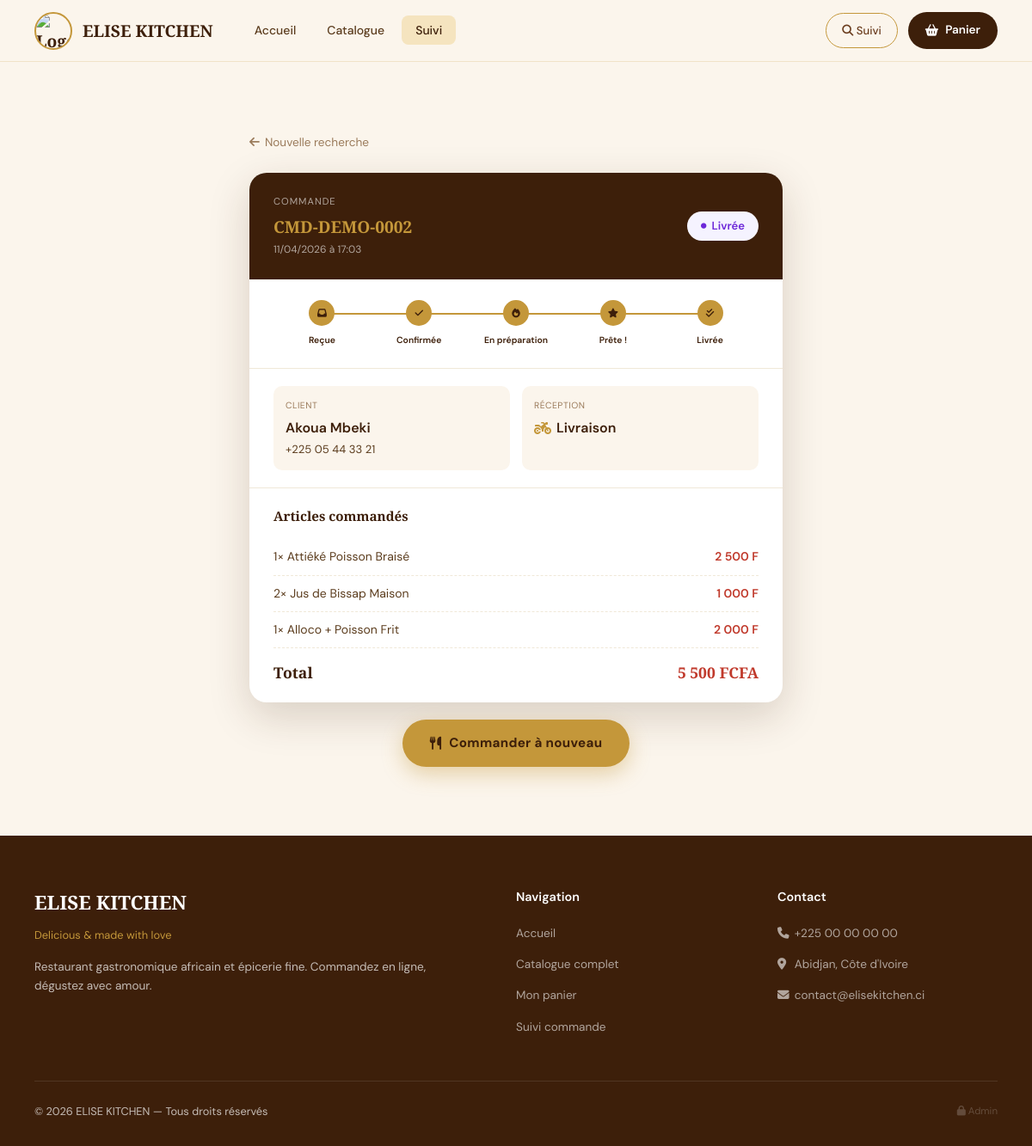
The page /suivi/CMD-DEMO-0002 on the database its author committed.
### tables this page shows
CREATE TABLE commandes (
    id               INTEGER PRIMARY KEY AUTOINCREMENT,
    numero           TEXT UNIQUE NOT NULL,
    client_id        INTEGER,
    client_nom       TEXT NOT NULL,
    client_telephone TEXT NOT NULL,
    client_email     TEXT,
    client_adresse   TEXT,
    type_livraison   TEXT DEFAULT 'retrait',
    statut           TEXT DEFAULT 'nouvelle',
    montant_total    REAL NOT NULL DEFAULT 0,
    notes            TEXT,
    date_commande    TEXT DEFAULT (datetime('now','localtime')),
    FOREIGN KEY (client_id) REFERENCES clients(id)
);

CREATE TABLE commande_items (
    id          INTEGER PRIMARY KEY AUTOINCREMENT,
    commande_id INTEGER NOT NULL,
    produit_id  INTEGER,
    produit_nom TEXT NOT NULL,
    prix_unit   REAL NOT NULL,
    quantite    INTEGER NOT NULL DEFAULT 1,
    sous_total  REAL NOT NULL,
    FOREIGN KEY (commande_id) REFERENCES commandes(id) ON DELETE CASCADE,
    FOREIGN KEY (produit_id)  REFERENCES produits(id)  ON DELETE SET NULL
);

### app.py (the view)
@app.route('/suivi/<numero>')
def suivi_commande(numero):
    cmd = qry("SELECT * FROM commandes WHERE numero=?", (numero,), one=True)
    if not cmd:
        flash("Commande introuvable. Vérifiez le numéro.", "danger")
        return redirect(url_for('suivi_form'))
    items = qry("SELECT * FROM commande_items WHERE commande_id=?", (cmd['id'],))
    return render_template('public/suivi.html',
        commande=cmd, items=items, nb_panier=_nb_panier())

### app.py (called while the page is built)
def get_db():
    if 'db' not in g:
        g.db = sqlite3.connect(
            app.config['DATABASE'],
            detect_types=sqlite3.PARSE_DECLTYPES
        )
        g.db.row_factory = sqlite3.Row
        g.db.execute("PRAGMA journal_mode=WAL")
        g.db.execute("PRAGMA foreign_keys=ON")
    return g.db

def qry(sql, args=(), one=False):
    cur = get_db().execute(sql, args)
    rows = [dict(r) for r in cur.fetchall()]
    return rows[0] if one and rows else (None if one else rows)

@app.template_filter('datefr')
def datefr(v, fmt='%d/%m/%Y'):
    if not v:
        return '—'
    try:
        dt = datetime.fromisoformat(str(v)[:19])
        return dt.strftime(fmt)
    except Exception:
        return str(v)

@app.template_filter('datefr_hm')
def datefr_hm(v):
    return datefr(v, '%d/%m/%Y à %H:%M')

@app.template_filter('fcfa')
def fcfa(v):
    try:
        return f"{float(v):,.0f}".replace(',', ' ')
    except Exception:
        return '0'

@app.context_processor
def inject_globals():
    ctx = {'nouvelles_commandes': 0, 'annee': datetime.now().year}
    if 'admin_id' in session:
        try:
            row = qry("SELECT COUNT(*) as n FROM commandes WHERE statut='nouvelle'", one=True)
            ctx['nouvelles_commandes'] = row['n'] if row else 0
        except Exception:
            pass
    return ctx

def _nb_panier():
    p = session.get('panier', {})
    return sum(v['quantite'] for v in p.values())

### templates/public/suivi.html (shortened to what this page needs)
{% extends "public/base.html" %}
{% block content %}
{% set statut_steps = [('nouvelle','Reçue','inbox'),('confirmée','Confirmée','check'),('en_preparation','En préparation','fire'),('prête','Prête !','star'),('livrée','Livrée','check-double')] %}
{% set statut_idx = {'nouvelle':0,'confirmée':1,'en_preparation':2,'prête':3,'livrée':4,'annulée':-1} %}
{% set current_idx = statut_idx.get(commande.statut, 0) %}
<div class="section" style="max-width:700px;">
    <a href="{{ url_for('suivi_form') }}" style="display:inline-flex;align-items:center;gap:6px;color:var(--text-light);font-size:0.85rem;margin-bottom:24px;">
        <i class="fas fa-arrow-left"></i> Nouvelle recherche
    </a>
    <div style="background:white;border-radius:20px;box-shadow:var(--shadow-lg);overflow:hidden;margin-bottom:20px;">
        <div style="background:var(--brun);padding:24px 28px;color:white;display:flex;justify-content:space-between;align-items:center;flex-wrap:wrap;gap:12px;">
            <div>
                <div style="font-size:0.7rem;opacity:0.6;text-transform:uppercase;letter-spacing:1px;margin-bottom:4px;">Commande</div>
                <div style="font-family:'Playfair Display',serif;font-size:1.2rem;font-weight:700;color:var(--or);">{{ commande.numero }}</div>
                <div style="font-size:0.75rem;opacity:0.6;margin-top:2px;">{{ commande.date_commande | datefr_hm }}</div>
            </div>
            <div>
                {% set s = commande.statut %}
                {% set statut_styles = {
                    'nouvelle': ('statut-nouvelle', 'Nouvelle'),
                    'confirmée': ('statut-confirmee', 'Confirmée'),
                    'en_preparation': ('statut-en_preparation', 'En préparation'),
                    'prête': ('statut-prete', 'Prête !'),
                    'livrée': ('statut-livree', 'Livrée'),
                    'annulée': ('statut-annulee', 'Annulée')
                } %}
                {% set css_cls, label = statut_styles.get(s, ('statut-nouvelle', s)) %}
                <span class="statut-badge {{ css_cls }}">
                    <i class="fas fa-circle" style="font-size:0.4rem;"></i> {{ label }}
                </span>
            </div>
        </div>
        {% if commande.statut != 'annulée' %}
        <div style="padding:24px 28px;border-bottom:1px solid var(--creme-dk);">
            <div style="display:flex;justify-content:space-between;">
                {% for key, lbl, icon in statut_steps %}
                {% set is_done = current_idx >= loop.index0 %}
                <div style="flex:1;text-align:center;position:relative;">
                    {% if not loop.last %}
                    <div style="position:absolute;top:15px;left:50%;width:100%;height:2px;
                                background:{% if is_done %}var(--or){% else %}var(--creme-dk){% endif %};z-index:0;"></div>
                    {% endif %}
                    <div style="width:30px;height:30px;border-radius:50%;margin:0 auto 8px;
                                position:relative;z-index:1;display:flex;align-items:center;justify-content:center;
                                font-size:0.7rem;font-weight:700;
                                background:{% if is_done %}var(--or){% else %}var(--creme-dk){% endif %};
                                color:{% if is_done %}var(--brun){% else %}var(--text-light){% endif %};">
                        <i class="fas fa-{{ icon }}" style="font-size:0.68rem;"></i>
                    </div>
                    <div style="font-size:0.65rem;color:{% if is_done %}var(--brun){% else %}var(--text-light){% endif %};font-weight:{% if is_done %}600{% else %}400{% endif %};">{{ lbl }}</div>
                </div>
                {% endfor %}
            </div>
        </div>
        {% else %}
        <div style="padding:16px 28px;background:#FFF0F0;border-bottom:1px solid #FECACA;font-size:0.875rem;color:#B91C1C;">
            <i class="fas fa-circle-xmark" style="margin-right:6px;"></i>
            Cette commande a été annulée.
        </div>
        {% endif %}
        <div style="padding:20px 28px;display:grid;grid-template-columns:1fr 1fr;gap:14px;border-bottom:1px solid var(--creme-dk);">
            <div style="background:var(--creme);border-radius:10px;padding:14px;">
                <div style="font-size:0.65rem;color:var(--text-light);text-transform:uppercase;letter-spacing:0.5px;margin-bottom:5px;">Client</div>
                <div style="font-weight:600;color:var(--brun);">{{ commande.client_nom }}</div>
                <div style="font-size:0.82rem;color:var(--text-mid);">{{ commande.client_telephone }}</div>
            </div>
            <div style="background:var(--creme);border-radius:10px;padding:14px;">
                <div style="font-size:0.65rem;color:var(--text-light);text-transform:uppercase;letter-spacing:0.5px;margin-bottom:5px;">Réception</div>
                <div style="font-weight:600;color:var(--brun);display:flex;align-items:center;gap:6px;">
                    <i class="fas fa-{% if commande.type_livraison == 'livraison' %}motorcycle{% else %}store{% endif %}" style="color:var(--or);"></i>
                    {{ 'Livraison' if commande.type_livraison == 'livraison' else 'Retrait sur place' }}
                </div>
            </div>
        </div>
        <div style="padding:20px 28px;">
            <div style="font-family:'Playfair Display',serif;font-weight:700;color:var(--brun);margin-bottom:14px;font-size:0.95rem;">Articles commandés</div>
            {% for item in items %}
            <div style="display:flex;justify-content:space-between;align-items:center;padding:9px 0;border-bottom:1px dashed var(--creme-dk);font-size:0.875rem;">
                <span style="color:var(--text-mid);">{{ item.quantite }}× {{ item.produit_nom }}</span>
                <span style="font-weight:600;color:var(--rouge);">{{ item.sous_total | fcfa }} F</span>
            </div>
            {% endfor %}
            <div style="display:flex;justify-content:space-between;padding:14px 0 0;font-family:'Playfair Display',serif;font-weight:800;font-size:1.1rem;color:var(--brun);">
                <span>Total</span>
                <span style="color:var(--rouge);">{{ commande.montant_total | fcfa }} FCFA</span>
            </div>
        </div>
    </div>
    <div style="text-align:center;margin-top:12px;">
        <a href="{{ url_for('catalogue') }}" class="btn-hero-primary" style="display:inline-flex;">
            <i class="fas fa-utensils"></i> Commander à nouveau
        </a>
    </div>
</div>
{% endblock %}

### static/css/public.css (style rules this page uses)
:root { --or: #C4973A; --or-light: #F5E4BF; --rouge: #C0392B; --rouge-dk: #962d22; --brun: #3D1F0A; --brun-mid: #6B3D1E; --creme: #FBF5EC; --creme-dk: #F0E8D8; --text: #2A1506; --text-mid: #5C3D1E; --text-light:#9A7A5A; --white: #FFFFFF; --nav-h: 72px; --radius: 16px; --radius-sm: 10px; --shadow: 0 4px 24px rgba(61,31,10,0.10); --shadow-lg: 0 16px 48px rgba(61,31,10,0.18); }
*, *::before, *::after { box-sizing: border-box; margin: 0; padding: 0; }
html { scroll-behavior: smooth; }
body { font-family: 'DM Sans', sans-serif; background: var(--creme); color: var(--text); line-height: 1.65; -webkit-font-smoothing: antialiased; }
a { text-decoration: none; color: inherit; }
.btn-hero-primary { display: inline-flex; align-items: center; gap: 9px; padding: 15px 32px; background: var(--or); color: var(--brun); border-radius: 100px; font-weight: 700; font-size: 0.95rem; letter-spacing: 0.3px; transition: all 0.25s; box-shadow: 0 8px 24px rgba(196,151,58,0.4); }
.section { padding: 80px 40px; max-width: 1200px; margin: 0 auto; }
.statut-badge { display: inline-flex; align-items: center; gap: 6px; padding: 6px 16px; border-radius: 100px; font-size: 0.82rem; font-weight: 600; }
.statut-livree { background: #f5f3ff; color: #6d28d9; }

### rows shown on the page
commandes: numero "CMD-DEMO-0002", date_commande "11/04/2026 à 17:03", statut "Livrée", client_nom "Akoua Mbeki", client_telephone "+225 05 44 33 21", type_livraison "Livraison", montant_total|fcfa "5 500"
commande_items: quantite "1", produit_nom "Attiéké Poisson Braisé", sous_total|fcfa "2 500"
commande_items: quantite "2", produit_nom "Jus de Bissap Maison", sous_total|fcfa "1 000"
commande_items: quantite "1", produit_nom "Alloco + Poisson Frit", sous_total|fcfa "2 000"

### other values the page prints
{{ lbl }} "Reçue" "Confirmée" "En préparation" "Prête !" "Livrée"
